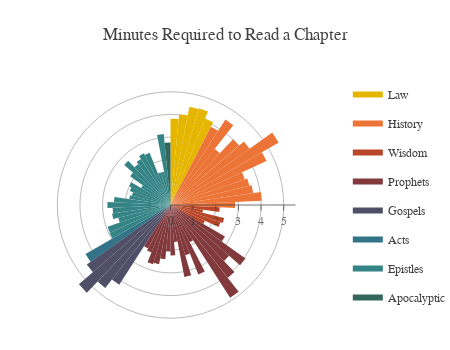

Notebook source saved alongside this figure:
### Markdown cell above
By the 1st year, we will have only completed 18% of the books on the bible. If this is not discouraging enough, after a further year, we would still not have completed the Old Testament (<span class="yellow-text">Law</span> to <span class="red-text">Prophets</span>). However, upon reaching the New Testament (<span class="blue-text">Gospels</span> to <span class="green-text">Apocalyptic</span>), we could complete the whole set of books within 9 months. The Old Testament is at least 3 times longer than the New Testament!

####  Chapter Length

Assuming that the average human reads <a href="http://www.readingsoft.com/" target="_blank">200 words per minute</a>, we can also estimate how long it will take to read 1 chapter every day:

### Code cell
bible["Minutes_p_Chapter"] = bible["Words"] / bible["Chapters"] / 200.
inputs = []

deg_incr = 360. / len(bible.index)
for name, group in __get_genre_groups():
    
    # Insert Legend Item
    inputs.append(
        py_go.Scatterpolar(
            r = [0, 0, 0, 0],
            theta = [0, 0, 0, 0],
            name = name,
            legendgroup = name,
            mode = 'none',
            fill = 'toself',
            fillcolor = __get_genre_colors()[name],
            showlegend = True
        )
    
    )    
    
    # Insert Each Book
    for key, val in group["Minutes_p_Chapter"].items():
        inputs.append(
            py_go.Scatterpolar(
                r = [0, val, val, 0],
                theta = [0,bible.index.get_loc(key)*deg_incr,(bible.index.get_loc(key)+1)*deg_incr,0],
                name = bible["Name"][key],
                legendgroup = name,
                mode = 'none',
                hoverinfo ='text',
                text=bible["Name"][key] + ": " + "{:.1f}".format(val) + " min",
                fill = 'toself',
                fillcolor = __get_genre_colors()[name],
                showlegend = False
            )
        )


layout = py_go.Layout(_d.py_layout)
layout["autosize"] = False
layout["width"] = 450
layout["height"] = 350
layout["margin"] = dict(t=80,l=0,r=0,b=20)
layout["title"] = "Minutes Required to Read a Chapter"
layout["polar"]["angularaxis"]["visible"]=False

fig = py_go.Figure(data=inputs, layout=layout)
py.iplot(fig, config=_d.py_config)

### Figure 1 — Plotly figure (JSON) as saved in the notebook; plotly's stock layout.template omitted (floating-point values rounded to 4 significant figures)
{"data": [{"fill": "toself", "fillcolor": "#e4b600", "legendgroup": "Law", "mode": "none", "name": "Law", "r": [0, 0, 0, 0], "showlegend": true, "theta": [0, 0, 0, 0], "type": "scatterpolar"}, {"fill": "toself", "fillcolor": "#e4b600", "hoverinfo": "text", "legendgroup": "Law", "mode": "none", "name": "Genesis", "r": [0, 3.81, 3.81, 0], "showlegend": false, "text": "Genesis: 3.8 min", "theta": [0, 0, 5.455, 0], "type": "scatterpolar"}, {"fill": "toself", "fillcolor": "#e4b600", "hoverinfo": "text", "legendgroup": "Law", "mode": "none", "name": "Exodus", "r": [0, 4.022, 4.022, 0], "showlegend": false, "text": "Exodus: 4.0 min", "theta": [0, 5.455, 10.91, 0], "type": "scatterpolar"}, {"fill": "toself", "fillcolor": "#e4b600", "hoverinfo": "text", "legendgroup": "Law", "mode": "none", "name": "Leviticus", "r": [0, 4.413, 4.413, 0], "showlegend": false, "text": "Leviticus: 4.4 min", "theta": [0, 10.91, 16.36, 0], "type": "scatterpolar"}, {"fill": "toself", "fillcolor": "#e4b600", "hoverinfo": "text", "legendgroup": "Law", "mode": "none", "name": "Numbers", "r": [0, 4.449, 4.449, 0], "showlegend": false, "text": "Numbers: 4.4 min", "theta": [0, 16.36, 21.82, 0], "type": "scatterpolar"}, {"fill": "toself", "fillcolor": "#e4b600", "hoverinfo": "text", "legendgroup": "Law", "mode": "none", "name": "Deuteronomy", "r": [0, 4.111, 4.111, 0], "showlegend": false, "text": "Deuteronomy: 4.1 min", "theta": [0, 21.82, 27.27, 0], "type": "scatterpolar"}, {"fill": "toself", "fillcolor": "#ec7436", "legendgroup": "History", "mode": "none", "name": "History", "r": [0, 0, 0, 0], "showlegend": true, "theta": [0, 0, 0, 0], "type": "scatterpolar"}, {"fill": "toself", "fillcolor": "#ec7436", "hoverinfo": "text", "legendgroup": "History", "mode": "none", "name": "Joshua", "r": [0, 3.893, 3.893, 0], "showlegend": false, "text": "Joshua: 3.9 min", "theta": [0, 27.27, 32.73, 0], "type": "scatterpolar"}, {"fill": "toself", "fillcolor": "#ec7436", "hoverinfo": "text", "legendgroup": "History", "mode": "none", "name": "Judges", "r": [0, 4.486, 4.486, 0], "showlegend": false, "text": "Judges: 4.5 min", "theta": [0, 32.73, 38.18, 0], "type": "scatterpolar"}, {"fill": "toself", "fillcolor": "#ec7436", "hoverinfo": "text", "legendgroup": "History", "mode": "none", "name": "Ruth", "r": [0, 3.156, 3.156, 0], "showlegend": false, "text": "Ruth: 3.2 min", "theta": [0, 38.18, 43.64, 0], "type": "scatterpolar"}, {"fill": "toself", "fillcolor": "#ec7436", "hoverinfo": "text", "legendgroup": "History", "mode": "none", "name": "1 Samuel", "r": [0, 4.005, 4.005, 0], "showlegend": false, "text": "1 Samuel: 4.0 min", "theta": [0, 43.64, 49.09, 0], "type": "scatterpolar"}, {"fill": "toself", "fillcolor": "#ec7436", "hoverinfo": "text", "legendgroup": "History", "mode": "none", "name": "2 Samuel", "r": [0, 4.287, 4.287, 0], "showlegend": false, "text": "2 Samuel: 4.3 min", "theta": [0, 49.09, 54.55, 0], "type": "scatterpolar"}, {"fill": "toself", "fillcolor": "#ec7436", "hoverinfo": "text", "legendgroup": "History", "mode": "none", "name": "1 Kings", "r": [0, 5.52, 5.52, 0], "showlegend": false, "text": "1 Kings: 5.5 min", "theta": [0, 54.55, 60.0, 0], "type": "scatterpolar"}, {"fill": "toself", "fillcolor": "#ec7436", "hoverinfo": "text", "legendgroup": "History", "mode": "none", "name": "2 Kings", "r": [0, 4.664, 4.664, 0], "showlegend": false, "text": "2 Kings: 4.7 min", "theta": [0, 60.0, 65.45, 0], "type": "scatterpolar"}, {"fill": "toself", "fillcolor": "#ec7436", "hoverinfo": "text", "legendgroup": "History", "mode": "none", "name": "1 Chronicles", "r": [0, 3.473, 3.473, 0], "showlegend": false, "text": "1 Chronicles: 3.5 min", "theta": [0, 65.45, 70.91, 0], "type": "scatterpolar"}, {"fill": "toself", "fillcolor": "#ec7436", "hoverinfo": "text", "legendgroup": "History", "mode": "none", "name": "2 Chronicles", "r": [0, 3.585, 3.585, 0], "showlegend": false, "text": "2 Chronicles: 3.6 min", "theta": [0, 70.91, 76.36, 0], "type": "scatterpolar"}, {"fill": "toself", "fillcolor": "#ec7436", "hoverinfo": "text", "legendgroup": "History", "mode": "none", "name": "Ezra", "r": [0, 3.689, 3.689, 0], "showlegend": false, "text": "Ezra: 3.7 min", "theta": [0, 76.36, 81.82, 0], "type": "scatterpolar"}, {"fill": "toself", "fillcolor": "#ec7436", "hoverinfo": "text", "legendgroup": "History", "mode": "none", "name": "Nehemiah", "r": [0, 4.033, 4.033, 0], "showlegend": false, "text": "Nehemiah: 4.0 min", "theta": [0, 81.82, 87.27, 0], "type": "scatterpolar"}, {"fill": "toself", "fillcolor": "#ec7436", "hoverinfo": "text", "legendgroup": "History", "mode": "none", "name": "Esther", "r": [0, 2.851, 2.851, 0], "showlegend": false, "text": "Esther: 2.9 min", "theta": [0, 87.27, 92.73, 0], "type": "scatterpolar"}, {"fill": "toself", "fillcolor": "#b94628", "legendgroup": "Wisdom", "mode": "none", "name": "Wisdom", "r": [0, 0, 0, 0], "showlegend": true, "theta": [0, 0, 0, 0], "type": "scatterpolar"}, {"fill": "toself", "fillcolor": "#b94628", "hoverinfo": "text", "legendgroup": "Wisdom", "mode": "none", "name": "Job", "r": [0, 2.177, 2.177, 0], "showlegend": false, "text": "Job: 2.2 min", "theta": [0, 92.73, 98.18, 0], "type": "scatterpolar"}, {"fill": "toself", "fillcolor": "#b94628", "hoverinfo": "text", "legendgroup": "Wisdom", "mode": "none", "name": "Psalms", "r": [0, 1.455, 1.455, 0], "showlegend": false, "text": "Psalms: 1.5 min", "theta": [0, 98.18, 103.6, 0], "type": "scatterpolar"}, {"fill": "toself", "fillcolor": "#b94628", "hoverinfo": "text", "legendgroup": "Wisdom", "mode": "none", "name": "Proverbs", "r": [0, 2.44, 2.44, 0], "showlegend": false, "text": "Proverbs: 2.4 min", "theta": [0, 103.6, 109.1, 0], "type": "scatterpolar"}, {"fill": "toself", "fillcolor": "#b94628", "hoverinfo": "text", "legendgroup": "Wisdom", "mode": "none", "name": "Ecclesiastes", "r": [0, 2.335, 2.335, 0], "showlegend": false, "text": "Ecclesiastes: 2.3 min", "theta": [0, 109.1, 114.5, 0], "type": "scatterpolar"}, {"fill": "toself", "fillcolor": "#b94628", "hoverinfo": "text", "legendgroup": "Wisdom", "mode": "none", "name": "Song of Solomon", "r": [0, 1.674, 1.674, 0], "showlegend": false, "text": "Song of Solomon: 1.7 min", "theta": [0, 114.5, 120.0, 0], "type": "scatterpolar"}, {"fill": "toself", "fillcolor": "#81393c", "legendgroup": "Prophets", "mode": "none", "name": "Prophets", "r": [0, 0, 0, 0], "showlegend": true, "theta": [0, 0, 0, 0], "type": "scatterpolar"}, {"fill": "toself", "fillcolor": "#81393c", "hoverinfo": "text", "legendgroup": "Prophets", "mode": "none", "name": "Isaiah", "r": [0, 2.777, 2.777, 0], "showlegend": false, "text": "Isaiah: 2.8 min", "theta": [0, 120.0, 125.5, 0], "type": "scatterpolar"}, {"fill": "toself", "fillcolor": "#81393c", "hoverinfo": "text", "legendgroup": "Prophets", "mode": "none", "name": "Jeremiah", "r": [0, 4.064, 4.064, 0], "showlegend": false, "text": "Jeremiah: 4.1 min", "theta": [0, 125.5, 130.9, 0], "type": "scatterpolar"}, {"fill": "toself", "fillcolor": "#81393c", "hoverinfo": "text", "legendgroup": "Prophets", "mode": "none", "name": "Lamentations", "r": [0, 3.424, 3.424, 0], "showlegend": false, "text": "Lamentations: 3.4 min", "theta": [0, 130.9, 136.4, 0], "type": "scatterpolar"}, {"fill": "toself", "fillcolor": "#81393c", "hoverinfo": "text", "legendgroup": "Prophets", "mode": "none", "name": "Ezekiel", "r": [0, 4.093, 4.093, 0], "showlegend": false, "text": "Ezekiel: 4.1 min", "theta": [0, 136.4, 141.8, 0], "type": "scatterpolar"}, {"fill": "toself", "fillcolor": "#81393c", "hoverinfo": "text", "legendgroup": "Prophets", "mode": "none", "name": "Daniel", "r": [0, 4.869, 4.869, 0], "showlegend": false, "text": "Daniel: 4.9 min", "theta": [0, 141.8, 147.3, 0], "type": "scatterpolar"}, {"fill": "toself", "fillcolor": "#81393c", "hoverinfo": "text", "legendgroup": "Prophets", "mode": "none", "name": "Hosea", "r": [0, 1.85, 1.85, 0], "showlegend": false, "text": "Hosea: 1.8 min", "theta": [0, 147.3, 152.7, 0], "type": "scatterpolar"}, {"fill": "toself", "fillcolor": "#81393c", "hoverinfo": "text", "legendgroup": "Prophets", "mode": "none", "name": "Joel", "r": [0, 3.303, 3.303, 0], "showlegend": false, "text": "Joel: 3.3 min", "theta": [0, 152.7, 158.2, 0], "type": "scatterpolar"}, {"fill": "toself", "fillcolor": "#81393c", "hoverinfo": "text", "legendgroup": "Prophets", "mode": "none", "name": "Amos", "r": [0, 2.312, 2.312, 0], "showlegend": false, "text": "Amos: 2.3 min", "theta": [0, 158.2, 163.6, 0], "type": "scatterpolar"}, {"fill": "toself", "fillcolor": "#81393c", "hoverinfo": "text", "legendgroup": "Prophets", "mode": "none", "name": "Obadiah", "r": [0, 3.235, 3.235, 0], "showlegend": false, "text": "Obadiah: 3.2 min", "theta": [0, 163.6, 169.1, 0], "type": "scatterpolar"}, {"fill": "toself", "fillcolor": "#81393c", "hoverinfo": "text", "legendgroup": "Prophets", "mode": "none", "name": "Jonah", "r": [0, 1.643, 1.643, 0], "showlegend": false, "text": "Jonah: 1.6 min", "theta": [0, 169.1, 174.5, 0], "type": "scatterpolar"}, {"fill": "toself", "fillcolor": "#81393c", "hoverinfo": "text", "legendgroup": "Prophets", "mode": "none", "name": "Micah", "r": [0, 2.226, 2.226, 0], "showlegend": false, "text": "Micah: 2.2 min", "theta": [0, 174.5, 180, 0], "type": "scatterpolar"}, {"fill": "toself", "fillcolor": "#81393c", "hoverinfo": "text", "legendgroup": "Prophets", "mode": "none", "name": "Nahum", "r": [0, 2.053, 2.053, 0], "showlegend": false, "text": "Nahum: 2.1 min", "theta": [0, 180, 185.5, 0], "type": "scatterpolar"}, {"fill": "toself", "fillcolor": "#81393c", "hoverinfo": "text", "legendgroup": "Prophets", "mode": "none", "name": "Habakkuk", "r": [0, 2.402, 2.402, 0], "showlegend": false, "text": "Habakkuk: 2.4 min", "theta": [0, 185.5, 190.9, 0], "type": "scatterpolar"}, {"fill": "toself", "fillcolor": "#81393c", "hoverinfo": "text", "legendgroup": "Prophets", "mode": "none", "name": "Zephaniah", "r": [0, 2.663, 2.663, 0], "showlegend": false, "text": "Zephaniah: 2.7 min", "theta": [0, 190.9, 196.4, 0], "type": "scatterpolar"}, {"fill": "toself", "fillcolor": "#81393c", "hoverinfo": "text", "legendgroup": "Prophets", "mode": "none", "name": "Haggai", "r": [0, 2.728, 2.728, 0], "showlegend": false, "text": "Haggai: 2.7 min", "theta": [0, 196.4, 201.8, 0], "type": "scatterpolar"}, {"fill": "toself", "fillcolor": "#81393c", "hoverinfo": "text", "legendgroup": "Prophets", "mode": "none", "name": "Zechariah", "r": [0, 2.258, 2.258, 0], "showlegend": false, "text": "Zechariah: 2.3 min", "theta": [0, 201.8, 207.3, 0], "type": "scatterpolar"}, {"fill": "toself", "fillcolor": "#81393c", "hoverinfo": "text", "legendgroup": "Prophets", "mode": "none", "name": "Malachi", "r": [0, 2.161, 2.161, 0], "showlegend": false, "text": "Malachi: 2.2 min", "theta": [0, 207.3, 212.7, 0], "type": "scatterpolar"}, {"fill": "toself", "fillcolor": "#514f68", "legendgroup": "Gospels", "mode": "none", "name": "Gospels", "r": [0, 0, 0, 0], "showlegend": true, "theta": [0, 0, 0, 0], "type": "scatterpolar"}, {"fill": "toself", "fillcolor": "#514f68", "hoverinfo": "text", "legendgroup": "Gospels", "mode": "none", "name": "Matthew", "r": [0, 4.187, 4.187, 0], "showlegend": false, "text": "Matthew: 4.2 min", "theta": [0, 212.7, 218.2, 0], "type": "scatterpolar"}, {"fill": "toself", "fillcolor": "#514f68", "hoverinfo": "text", "legendgroup": "Gospels", "mode": "none", "name": "Mark", "r": [0, 4.663, 4.663, 0], "showlegend": false, "text": "Mark: 4.7 min", "theta": [0, 218.2, 223.6, 0], "type": "scatterpolar"}, {"fill": "toself", "fillcolor": "#514f68", "hoverinfo": "text", "legendgroup": "Gospels", "mode": "none", "name": "Luke", "r": [0, 5.353, 5.353, 0], "showlegend": false, "text": "Luke: 5.4 min", "theta": [0, 223.6, 229.1, 0], "type": "scatterpolar"}, {"fill": "toself", "fillcolor": "#514f68", "hoverinfo": "text", "legendgroup": "Gospels", "mode": "none", "name": "John", "r": [0, 4.537, 4.537, 0], "showlegend": false, "text": "John: 4.5 min", "theta": [0, 229.1, 234.5, 0], "type": "scatterpolar"}, {"fill": "toself", "fillcolor": "#337388", "legendgroup": "Acts", "mode": "none", "name": "Acts", "r": [0, 0, 0, 0], "showlegend": true, "theta": [0, 0, 0, 0], "type": "scatterpolar"}, {"fill": "toself", "fillcolor": "#337388", "hoverinfo": "text", "legendgroup": "Acts", "mode": "none", "name": "Acts", "r": [0, 4.331, 4.331, 0], "showlegend": false, "text": "Acts: 4.3 min", "theta": [0, 234.5, 240.0, 0], "type": "scatterpolar"}, {"fill": "toself", "fillcolor": "#348385", "legendgroup": "Epistles", "mode": "none", "name": "Epistles", "r": [0, 0, 0, 0], "showlegend": true, "theta": [0, 0, 0, 0], "type": "scatterpolar"}, {"fill": "toself", "fillcolor": "#348385", "hoverinfo": "text", "legendgroup": "Epistles", "mode": "none", "name": "Romans", "r": [0, 2.963, 2.963, 0], "showlegend": false, "text": "Romans: 3.0 min", "theta": [0, 240.0, 245.5, 0], "type": "scatterpolar"}, {"fill": "toself", "fillcolor": "#348385", "hoverinfo": "text", "legendgroup": "Epistles", "mode": "none", "name": "1 Corinthians", "r": [0, 2.941, 2.941, 0], "showlegend": false, "text": "1 Corinthians: 2.9 min", "theta": [0, 245.5, 250.9, 0], "type": "scatterpolar"}, {"fill": "toself", "fillcolor": "#348385", "hoverinfo": "text", "legendgroup": "Epistles", "mode": "none", "name": "2 Corinthians", "r": [0, 2.372, 2.372, 0], "showlegend": false, "text": "2 Corinthians: 2.4 min", "theta": [0, 250.9, 256.4, 0], "type": "scatterpolar"}, {"fill": "toself", "fillcolor": "#348385", "hoverinfo": "text", "legendgroup": "Epistles", "mode": "none", "name": "Galatians", "r": [0, 2.605, 2.605, 0], "showlegend": false, "text": "Galatians: 2.6 min", "theta": [0, 256.4, 261.8, 0], "type": "scatterpolar"}, {"fill": "toself", "fillcolor": "#348385", "hoverinfo": "text", "legendgroup": "Epistles", "mode": "none", "name": "Ephesians", "r": [0, 2.558, 2.558, 0], "showlegend": false, "text": "Ephesians: 2.6 min", "theta": [0, 261.8, 267.3, 0], "type": "scatterpolar"}, {"fill": "toself", "fillcolor": "#348385", "hoverinfo": "text", "legendgroup": "Epistles", "mode": "none", "name": "Philippians", "r": [0, 2.789, 2.789, 0], "showlegend": false, "text": "Philippians: 2.8 min", "theta": [0, 267.3, 272.7, 0], "type": "scatterpolar"}, {"fill": "toself", "fillcolor": "#348385", "hoverinfo": "text", "legendgroup": "Epistles", "mode": "none", "name": "Colossians", "r": [0, 2.5, 2.5, 0], "showlegend": false, "text": "Colossians: 2.5 min", "theta": [0, 272.7, 278.2, 0], "type": "scatterpolar"}, {"fill": "toself", "fillcolor": "#348385", "hoverinfo": "text", "legendgroup": "Epistles", "mode": "none", "name": "1 Thessalonians", "r": [0, 1.837, 1.837, 0], "showlegend": false, "text": "1 Thessalonians: 1.8 min", "theta": [0, 278.2, 283.6, 0], "type": "scatterpolar"}, {"fill": "toself", "fillcolor": "#348385", "hoverinfo": "text", "legendgroup": "Epistles", "mode": "none", "name": "2 Thessalonians", "r": [0, 1.75, 1.75, 0], "showlegend": false, "text": "2 Thessalonians: 1.8 min", "theta": [0, 283.6, 289.1, 0], "type": "scatterpolar"}, {"fill": "toself", "fillcolor": "#348385", "hoverinfo": "text", "legendgroup": "Epistles", "mode": "none", "name": "1 Timothy", "r": [0, 1.902, 1.902, 0], "showlegend": false, "text": "1 Timothy: 1.9 min", "theta": [0, 289.1, 294.5, 0], "type": "scatterpolar"}, {"fill": "toself", "fillcolor": "#348385", "hoverinfo": "text", "legendgroup": "Epistles", "mode": "none", "name": "2 Timothy", "r": [0, 2.006, 2.006, 0], "showlegend": false, "text": "2 Timothy: 2.0 min", "theta": [0, 294.5, 300, 0], "type": "scatterpolar"}, {"fill": "toself", "fillcolor": "#348385", "hoverinfo": "text", "legendgroup": "Epistles", "mode": "none", "name": "Titus", "r": [0, 1.498, 1.498, 0], "showlegend": false, "text": "Titus: 1.5 min", "theta": [0, 300, 305.5, 0], "type": "scatterpolar"}, {"fill": "toself", "fillcolor": "#348385", "hoverinfo": "text", "legendgroup": "Epistles", "mode": "none", "name": "Philemon", "r": [0, 2.19, 2.19, 0], "showlegend": false, "text": "Philemon: 2.2 min", "theta": [0, 305.5, 310.9, 0], "type": "scatterpolar"}, {"fill": "toself", "fillcolor": "#348385", "hoverinfo": "text", "legendgroup": "Epistles", "mode": "none", "name": "Hebrews", "r": [0, 2.705, 2.705, 0], "showlegend": false, "text": "Hebrews: 2.7 min", "theta": [0, 310.9, 316.4, 0], "type": "scatterpolar"}, {"fill": "toself", "fillcolor": "#348385", "hoverinfo": "text", "legendgroup": "Epistles", "mode": "none", "name": "James", "r": [0, 2.304, 2.304, 0], "showlegend": false, "text": "James: 2.3 min", "theta": [0, 316.4, 321.8, 0], "type": "scatterpolar"}, {"fill": "toself", "fillcolor": "#348385", "hoverinfo": "text", "legendgroup": "Epistles", "mode": "none", "name": "1 Peter", "r": [0, 2.419, 2.419, 0], "showlegend": false, "text": "1 Peter: 2.4 min", "theta": [0, 321.8, 327.3, 0], "type": "scatterpolar"}, {"fill": "toself", "fillcolor": "#348385", "hoverinfo": "text", "legendgroup": "Epistles", "mode": "none", "name": "2 Peter", "r": [0, 2.57, 2.57, 0], "showlegend": false, "text": "2 Peter: 2.6 min", "theta": [0, 327.3, 332.7, 0], "type": "scatterpolar"}, {"fill": "toself", "fillcolor": "#348385", "hoverinfo": "text", "legendgroup": "Epistles", "mode": "none", "name": "1 John", "r": [0, 2.484, 2.484, 0], "showlegend": false, "text": "1 John: 2.5 min", "theta": [0, 332.7, 338.2, 0], "type": "scatterpolar"}, {"fill": "toself", "fillcolor": "#348385", "hoverinfo": "text", "legendgroup": "Epistles", "mode": "none", "name": "2 John", "r": [0, 1.495, 1.495, 0], "showlegend": false, "text": "2 John: 1.5 min", "theta": [0, 338.2, 343.6, 0], "type": "scatterpolar"}, {"fill": "toself", "fillcolor": "#348385", "hoverinfo": "text", "legendgroup": "Epistles", "mode": "none", "name": "3 John", "r": [0, 1.495, 1.495, 0], "showlegend": false, "text": "3 John: 1.5 min", "theta": [0, 343.6, 349.1, 0], "type": "scatterpolar"}, {"fill": "toself", "fillcolor": "#348385", "hoverinfo": "text", "legendgroup": "Epistles", "mode": "none", "name": "Jude", "r": [0, 3.145, 3.145, 0], "showlegend": false, "text": "Jude: 3.1 min", "theta": [0, 349.1, 354.5, 0], "type": "scatterpolar"}, {"fill": "toself", "fillcolor": "#34675c", "legendgroup": "Apocalyptic", "mode": "none", "name": "Apocalyptic", "r": [0, 0, 0, 0], "showlegend": true, "theta": [0, 0, 0, 0], "type": "scatterpolar"}, {"fill": "toself", "fillcolor": "#34675c", "hoverinfo": "text", "legendgroup": "Apocalyptic", "mode": "none", "name": "Revelation", "r": [0, 2.759, 2.759, 0], "showlegend": false, "text": "Revelation: 2.8 min", "theta": [0, 354.5, 360, 0], "type": "scatterpolar"}], "layout": {"autosize": false, "font": {"color": "#424242", "family": "Source Sans Pro"}, "height": 350, "margin": {"b": 20, "l": 0, "r": 0, "t": 80}, "paper_bgcolor": "#ffffff", "plot_bgcolor": "#ffffff", "polar": {"angularaxis": {"color": "#424242bf", "direction": "clockwise", "visible": false}, "bgcolor": "#ffffff", "radialaxis": {"color": "#424242bf"}}, "title": "Minutes Required to Read a Chapter", "width": 450, "xaxis": {"color": "#424242bf"}, "yaxis": {"color": "#424242bf"}}}
